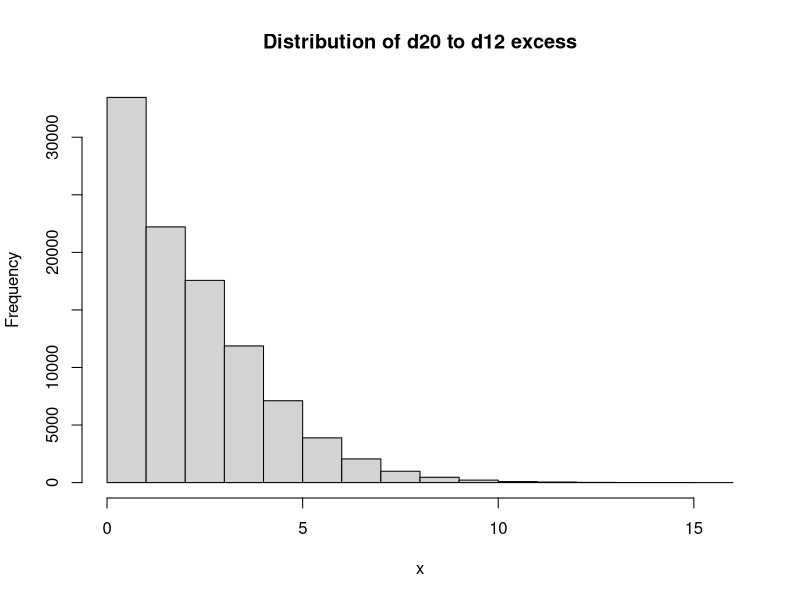

R code for this plot:
# D20 to D12
# If I roll a D20 to progressively eliminate records from a list,
# how many times will I roll higher than the number remaining
# before I get to the next dice (a d12)?

N <- 100000
x = rep(0,N)
for (i in 1:N){
  too_big <- 0
  remaining <- 20
  
  while(remaining >12){
    d20 <- sample.int(20,size=1)
    if (d20<remaining){
      remaining <- remaining -1
    } else {
      too_big <- too_big +1
    }
  }
  x[i] = too_big
}

summary(x)
table(x)
table(x) / N
hist(x,main="Distribution of d20 to d12 excess")


